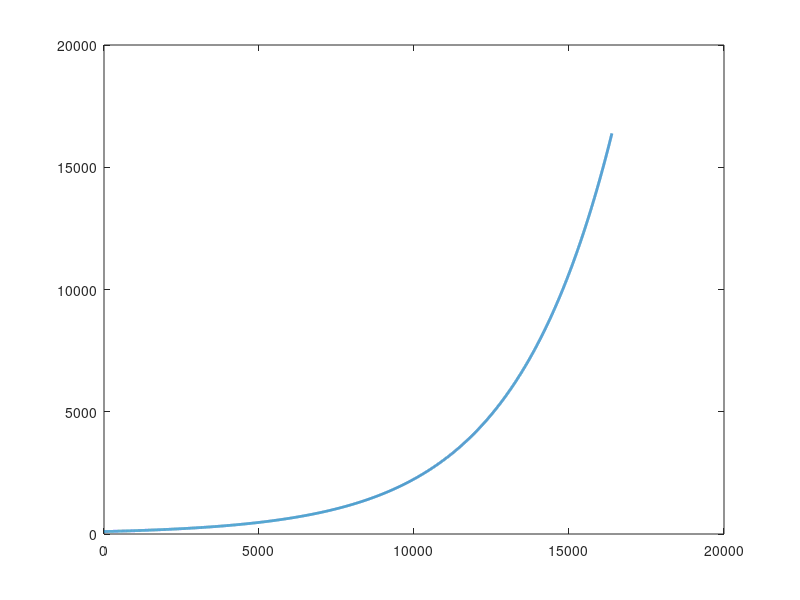

MATLAB code to generate this figure:
N=(2^14)-1;
adc = ([0:N]);
yN = N;
fpPresicion = 15;
c = 100;
c_fp =floor(c*2^fpPresicion);
dur = N;
b = (N/c)^(1/N);
b_fp = (2^14/c_fp)^(floor(2^fpPresicion/N));
adc_exp =round((b.^adc)*c);



figure(1)
plot(adc_exp,'linewidth',2)
